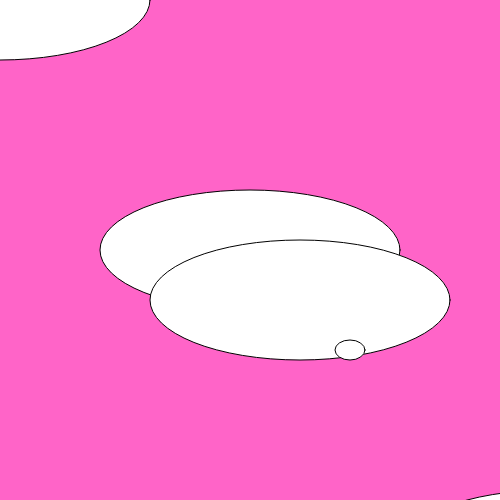
Frame 1 (no input)
Frame 60 (no input): identical to frame 1, image omitted
Frame 120 (the mouse pressed at the canvas centre since frame 60): identical to frame 1, image omitted

The p5.js sketch that drew this single still picture (run headless with seeded random() and noise() and a simulated clock; from frame 60 on, the mouse is pressed at the canvas centre):

// p5.js sketch
// ── sketch.js
function setup() {
    createCanvas(500, 500);
    background(255, 100, 200);

    ellipse(0, 0, 300, 120);

    translate(250, 250);
    ellipse(0, 0, 300, 120);

    translate(50, 50);
    ellipse(0, 0, 30, 20);

    push();
    ellipse(0, 0, 300, 120);

    translate(250, 250);
    ellipse(0, 0, 300, 120);
    pop();

    translate(50, 50);
    ellipse(0, 0, 30, 20);


}

function draw() {

}
